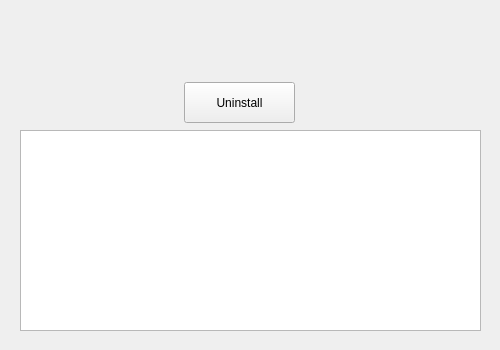
<?xml version="1.0" encoding="UTF-8"?>
<ui version="4.0">
 <class>MainWindow</class>
 <widget class="QMainWindow" name="MainWindow">
  <property name="geometry">
   <rect>
    <x>0</x>
    <y>0</y>
    <width>500</width>
    <height>350</height>
   </rect>
  </property>
  <property name="minimumSize">
   <size>
    <width>500</width>
    <height>350</height>
   </size>
  </property>
  <property name="maximumSize">
   <size>
    <width>500</width>
    <height>350</height>
   </size>
  </property>
  <property name="baseSize">
   <size>
    <width>500</width>
    <height>350</height>
   </size>
  </property>
  <property name="windowTitle">
   <string>Eurobattle.net uninstall</string>
  </property>
  <property name="windowIcon">
   <iconset resource="uninstaller.qrc">
    <normaloff>:/favicon.ico</normaloff>:/favicon.ico</iconset>
  </property>
  <widget class="QWidget" name="centralWidget">
   <property name="styleSheet">
    <string notr="true">#centralWidget {
	background-image: url(:/eb_back_small.png);
}

QLabel {
	color: white;
}</string>
   </property>
   <widget class="QPushButton" name="pushButton">
    <property name="geometry">
     <rect>
      <x>184</x>
      <y>82</y>
      <width>111</width>
      <height>41</height>
     </rect>
    </property>
    <property name="text">
     <string>Uninstall</string>
    </property>
   </widget>
   <widget class="QTextBrowser" name="textBrowser">
    <property name="geometry">
     <rect>
      <x>20</x>
      <y>130</y>
      <width>461</width>
      <height>201</height>
     </rect>
    </property>
   </widget>
  </widget>
 </widget>
 <layoutdefault spacing="6" margin="11"/>
 <resources>
  <include location="uninstaller.qrc"/>
 </resources>
 <connections/>
</ui>
